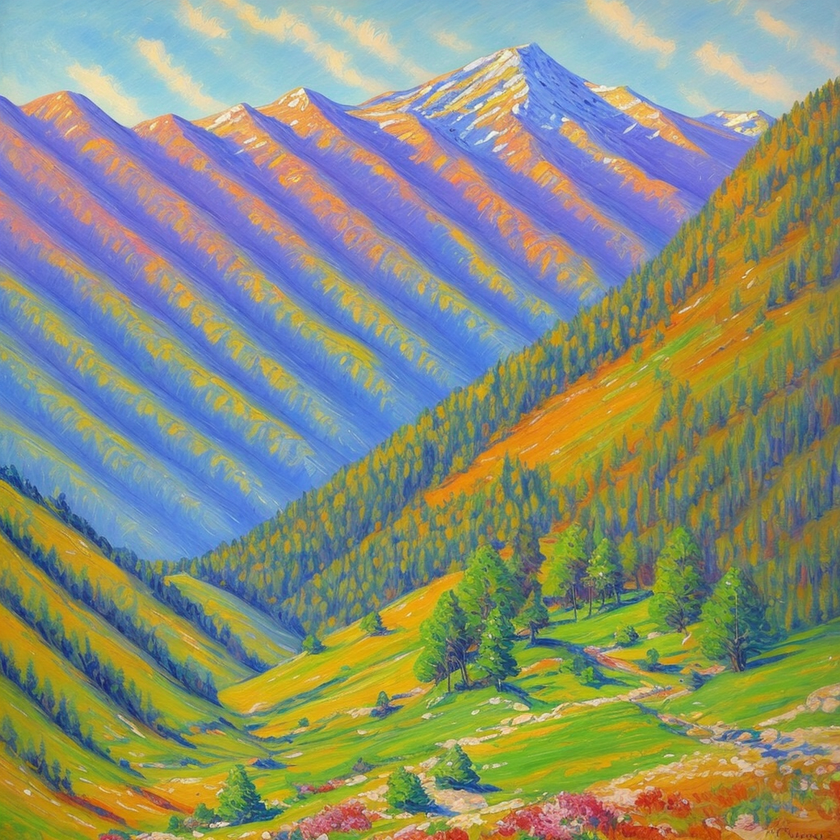
#> input picture Semester4/FrequencyMethods/L6/sup/15.png, 840 x 840 px, shrunk from 1024 x 1024 before the run; the run also reads 1 picture not shown here
$ python task1.py
#> lines starting #> are read from the running program, lines starting #| are printed output that depends on the picture
import os
import numpy as np
import numpy.fft as fft
from PIL import Image
import matplotlib.pyplot as plt

# --- Настройки: пути и создание папки для результатов ---
os.makedirs("../fig/task1", exist_ok=True)
os.chdir(os.path.dirname(__file__))
img_path            = "../sup/15.png"
out_mag_path        = "../fig/task1/out.abs.png"        # оригинальный лог-модуль
edited_spec_path    = "../sup/in.abs.png"         # отредактированный спектр (визуализация)
orig_path           = "../fig/task1/orig.png"           # оригинал
recon_path          = "../fig/task1/recon_color.png"    # восстановленное

# === БЛОК 1: Загрузка и сохранение оригинала ===
img0 = Image.open(img_path).convert("RGB")
#> img0 is the input picture: PIL image 840x840 RGB; mean R, G, B 138.6, 144.4, 122.2
orig = np.asarray(img0, dtype=np.float64) / 255.0   # shape (H, W, 3)
# сохраняем оригинал
Image.fromarray((orig * 255).astype(np.uint8), mode="RGB").save(orig_path)
print(f"Сохранён оригинал: {orig_path}")

# === БЛОК 2: Прямое БПФ и центрирование ===
F = fft.fftshift(fft.fft2(orig, axes=(0,1)), axes=(0,1))

# === БЛОК 3: Модуль и фаза ===
mag   = np.abs(F)
phase = np.angle(F)
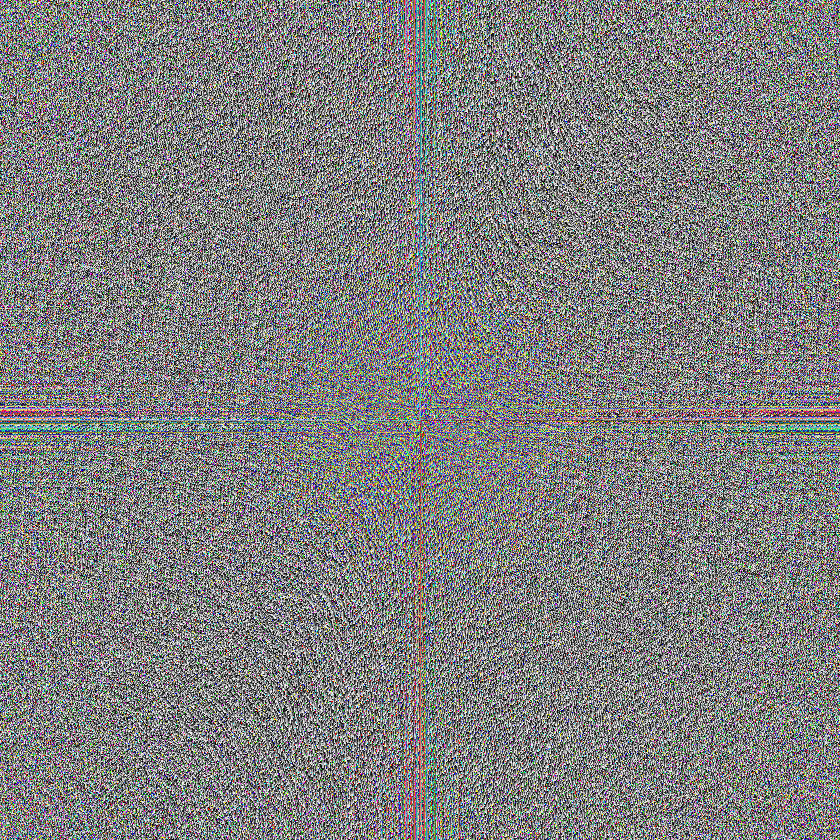
#> phase: shape (840, 840, 3) float64; mean of channels 0, 1, 2 4.45e-06, -4.45e-06, 4.45e-06; drawn with min black and max white

# === БЛОК 4: Визуализация оригинального спектра ===
log_mag   = np.log(mag + 1.0)
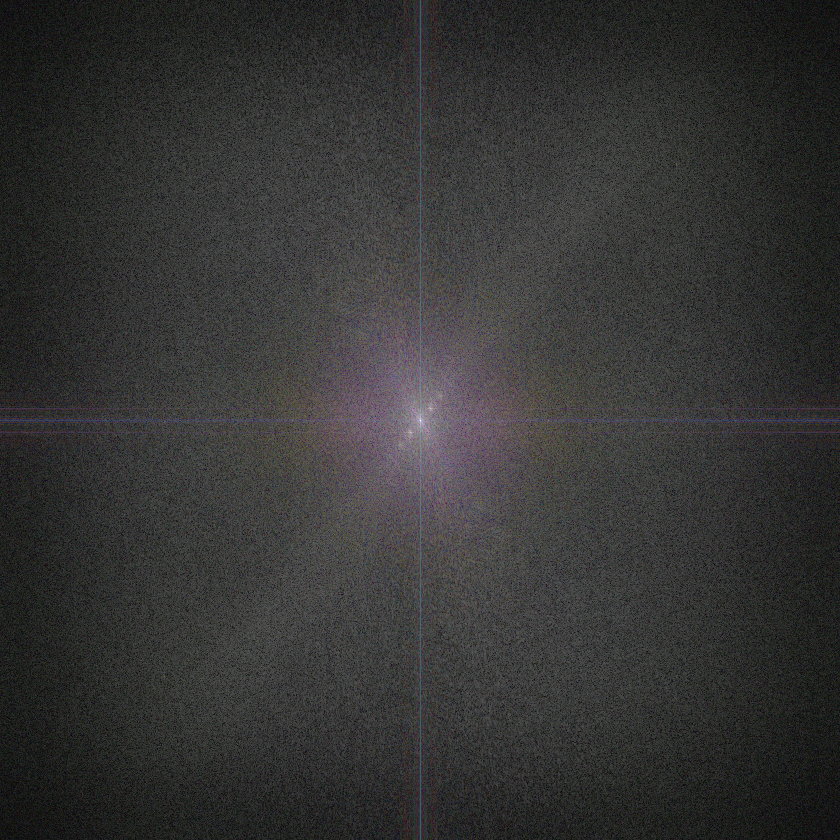
#> log_mag: shape (840, 840, 3) float64; mean of channels 0, 1, 2 2.71, 2.7, 2.68; drawn with min black and max white
log_min   = log_mag.min(axis=(0,1), keepdims=True)
#> log_min = [[0.00529, 0.0275, 0.0072]]
log_max   = log_mag.max(axis=(0,1), keepdims=True)
#> log_max = [[12.86, 12.9, 12.73]]
log_range = log_max - log_min
#> log_range = [[12.85, 12.87, 12.72]]
log_norm  = (log_mag - log_min) / log_range

# сохраняем визуализацию лог-модуля спектра
out_img = (log_norm * 255).astype(np.uint8)
Image.fromarray(out_img, mode="RGB").save(out_mag_path)
print(f"Сохранён лог-модуль спектра: {out_mag_path}")

# --- Редактирование верхних гармоник вручную:
#      отредактируйте ../fig/out.abs.png и сохраните как ../fig/in.abs.png ---

# === БЛОК 5: Загрузка отредактированного спектра и сохранение ===
in_img  = Image.open(edited_spec_path).convert("RGB")
in_norm = np.asarray(in_img, dtype=np.float64) / 255.0
# сохраняем визуализацию отредактированного спектра
Image.fromarray((in_norm * 255).astype(np.uint8), mode="RGB").save(edited_spec_path)
print(f"Сохранён отредактированный спектр: {edited_spec_path}")

# === БЛОК 6: Обратное преобразование визуализации → «сырые» mag ===
log_mag_edit = in_norm * log_range + log_min
mag_edit     = np.exp(log_mag_edit) - 1.0

# === БЛОК 7: Сборка спектра и обратное БПФ ===
F_edit  = mag_edit * np.exp(1j * phase)
img_edit = fft.ifft2(fft.ifftshift(F_edit, axes=(0,1)), axes=(0,1)).real
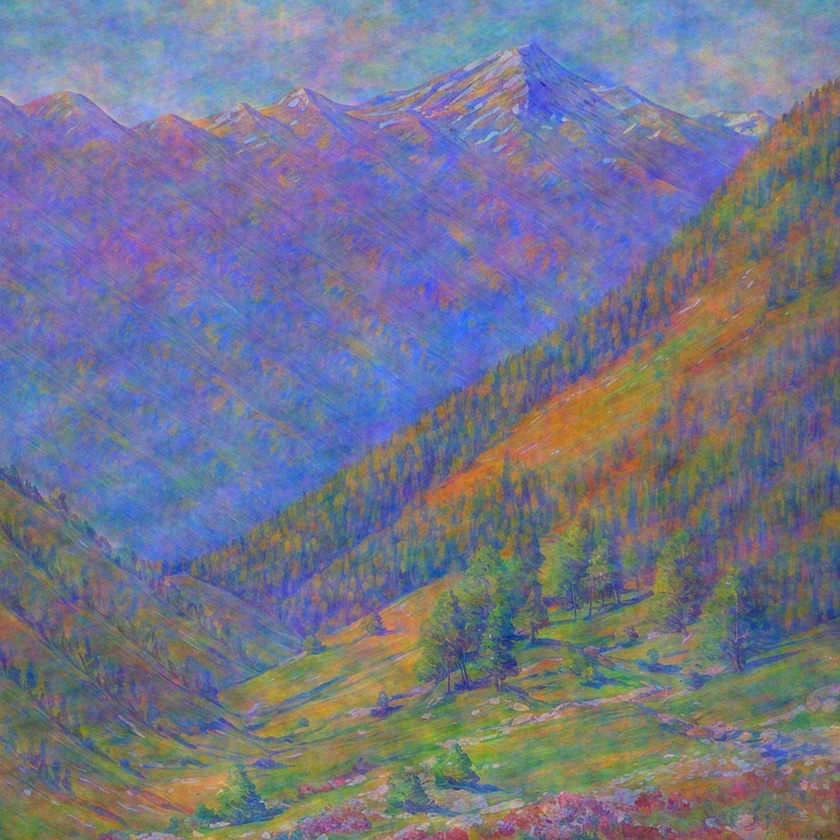
#> img_edit: shape (840, 840, 3) float64; mean of channels 0, 1, 2 0.189, 0.196, 0.291; drawn with min black and max white
img_edit = np.clip(img_edit, 0.0, 1.0)
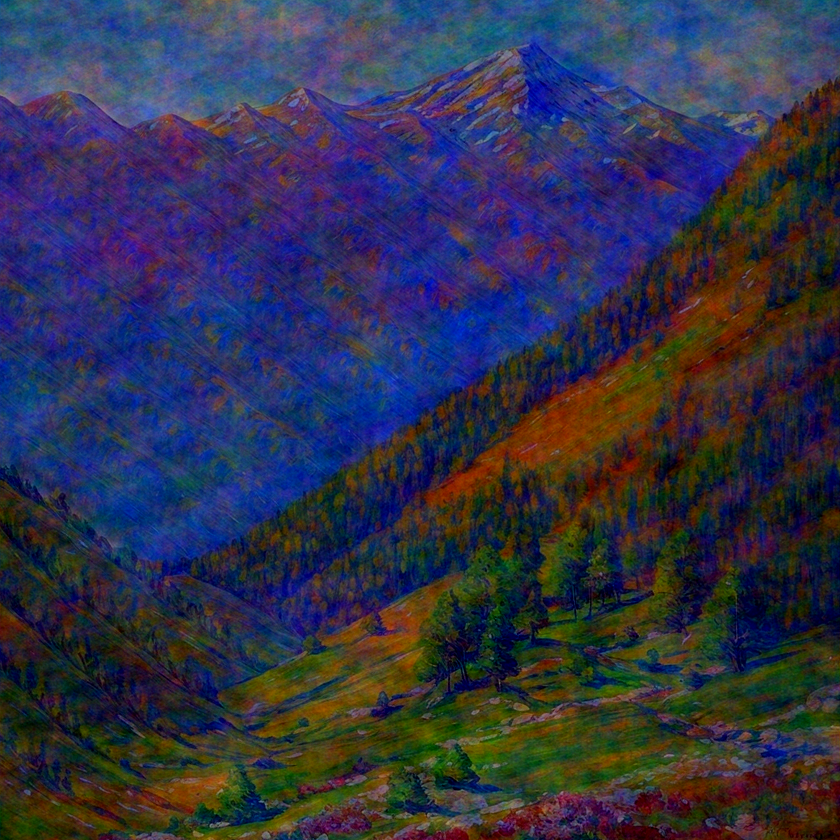
#> img_edit: shape (840, 840, 3) float64; mean of channels 0, 1, 2 0.191, 0.196, 0.293; drawn as R, G, B
# сохраняем восстановленное цветное изображение
Image.fromarray((img_edit * 255).astype(np.uint8), mode="RGB").save(recon_path)
print(f"Сохранено восстановленное изображение: {recon_path}")

# === БЛОК 8: Визуализация в сетке 2×2 ===
fig, axes = plt.subplots(2, 2, figsize=(10,10))

axes[0,0].imshow(orig);       axes[0,0].set_title("Оригинал");             axes[0,0].axis("off")
axes[0,1].imshow(log_norm);   axes[0,1].set_title("Лог-модуль (оригинал)"); axes[0,1].axis("off")
axes[1,0].imshow(in_norm);    axes[1,0].set_title("Лог-модуль (edited)");  axes[1,0].axis("off")
axes[1,1].imshow(img_edit);   axes[1,1].set_title("Восстановлено");        axes[1,1].axis("off")

plt.tight_layout()
plt.show()
